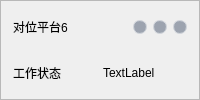
       <widget class="QFrame" name="card_plt6">
        <property name="styleSheet">
         <string notr="true">QFrame#card_rail, QFrame#card_plt0, QFrame#card_plt1, QFrame#card_plt2,
QFrame#card_plt3, QFrame#card_plt4, QFrame#card_plt5, QFrame#card_plt6 {
    background: #ffffff;
    border: 1px solid #b0b8c1;
    border-radius: 4px;
}</string>
        </property>
        <property name="frameShape">
         <enum>QFrame::StyledPanel</enum>
        </property>
        <property name="frameShadow">
         <enum>QFrame::Raised</enum>
        </property>
        <layout class="QVBoxLayout" name="verticalLayout_16">
         <property name="spacing">
          <number>6</number>
         </property>
         <property name="leftMargin">
          <number>6</number>
         </property>
         <property name="topMargin">
          <number>6</number>
         </property>
         <property name="rightMargin">
          <number>6</number>
         </property>
         <property name="bottomMargin">
          <number>6</number>
         </property>
         <item>
          <widget class="QWidget" name="widget_45" native="true">
           <layout class="QHBoxLayout" name="horizontalLayout_17">
            <property name="spacing">
             <number>6</number>
            </property>
            <property name="leftMargin">
             <number>6</number>
            </property>
            <property name="topMargin">
             <number>6</number>
            </property>
            <property name="rightMargin">
             <number>6</number>
            </property>
            <property name="bottomMargin">
             <number>6</number>
            </property>
            <item>
             <widget class="QLabel" name="label_77">
              <property name="text">
               <string>对位平台6</string>
              </property>
             </widget>
            </item>
            <item>
             <widget class="QLabel" name="plt6_label_Xstatus">
              <property name="minimumSize">
               <size>
                <width>14</width>
                <height>14</height>
               </size>
              </property>
              <property name="maximumSize">
               <size>
                <width>14</width>
                <height>14</height>
               </size>
              </property>
              <property name="styleSheet">
               <string notr="true">    background-color: #9ca3af;   /* 默认灰色 */
    border-radius: 7px;          /* 宽高的一半 = 正圆 */
    border: 1px solid #d1d5db;</string>
              </property>
              <property name="text">
               <string/>
              </property>
             </widget>
            </item>
            <item>
             <widget class="QLabel" name="plt6_label_Ystatus">
              <property name="minimumSize">
               <size>
                <width>14</width>
                <height>14</height>
               </size>
              </property>
              <property name="maximumSize">
               <size>
                <width>14</width>
                <height>14</height>
               </size>
              </property>
              <property name="styleSheet">
               <string notr="true">    background-color: #9ca3af;   /* 默认灰色 */
    border-radius: 7px;          /* 宽高的一半 = 正圆 */
    border: 1px solid #d1d5db;</string>
              </property>
              <property name="text">
               <string/>
              </property>
             </widget>
            </item>
            <item>
             <widget class="QLabel" name="plt6_label_Zstatus">
              <property name="minimumSize">
               <size>
                <width>14</width>
                <height>14</height>
               </size>
              </property>
              <property name="maximumSize">
               <size>
                <width>14</width>
                <height>14</height>
               </size>
              </property>
              <property name="styleSheet">
               <string notr="true">    background-color: #9ca3af;   /* 默认灰色 */
    border-radius: 7px;          /* 宽高的一半 = 正圆 */
    border: 1px solid #d1d5db;</string>
              </property>
              <property name="text">
               <string/>
              </property>
             </widget>
            </item>
           </layout>
          </widget>
         </item>
         <item>
          <widget class="QWidget" name="widget_48" native="true">
           <layout class="QHBoxLayout" name="horizontalLayout_47">
            <property name="spacing">
             <number>6</number>
            </property>
            <property name="leftMargin">
             <number>6</number>
            </property>
            <property name="topMargin">
             <number>6</number>
            </property>
            <property name="rightMargin">
             <number>6</number>
            </property>
            <property name="bottomMargin">
             <number>6</number>
            </property>
            <item>
             <widget class="QLabel" name="label_83">
              <property name="text">
               <string>工作状态</string>
              </property>
             </widget>
            </item>
            <item>
             <widget class="QLabel" name="plt6_label_state">
              <property name="text">
               <string>TextLabel</string>
              </property>
             </widget>
            </item>
           </layout>
          </widget>
         </item>
        </layout>
       </widget>
